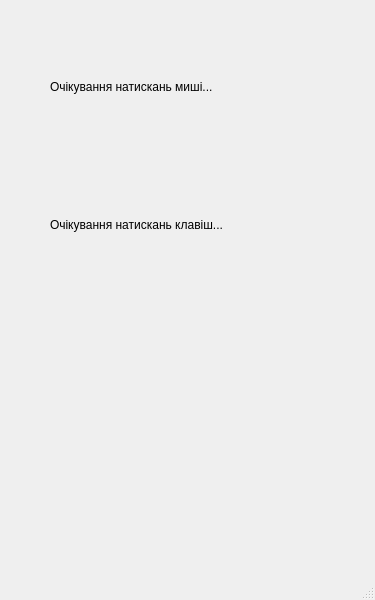
<?xml version="1.0" encoding="UTF-8"?>
<ui version="4.0">
 <class>MainWindow</class>
 <widget class="QMainWindow" name="MainWindow">
  <property name="geometry">
   <rect>
    <x>0</x>
    <y>0</y>
    <width>375</width>
    <height>600</height>
   </rect>
  </property>
  <property name="windowTitle">
   <string>MainWindow</string>
  </property>
  <widget class="QWidget" name="centralwidget">
   <widget class="QWidget" name="verticalLayoutWidget">
    <property name="geometry">
     <rect>
      <x>50</x>
      <y>20</y>
      <width>281</width>
      <height>271</height>
     </rect>
    </property>
    <layout class="QVBoxLayout" name="verticalLayout">
     <item>
      <widget class="QLabel" name="label">
       <property name="text">
        <string>Очікування натискань миші...</string>
       </property>
      </widget>
     </item>
     <item>
      <widget class="QLabel" name="label_2">
       <property name="text">
        <string>Очікування натискань клавіш...</string>
       </property>
      </widget>
     </item>
    </layout>
   </widget>
  </widget>
  <widget class="QMenuBar" name="menubar">
   <property name="geometry">
    <rect>
     <x>0</x>
     <y>0</y>
     <width>375</width>
     <height>22</height>
    </rect>
   </property>
  </widget>
  <widget class="QStatusBar" name="statusbar"/>
 </widget>
 <resources/>
 <connections/>
</ui>
